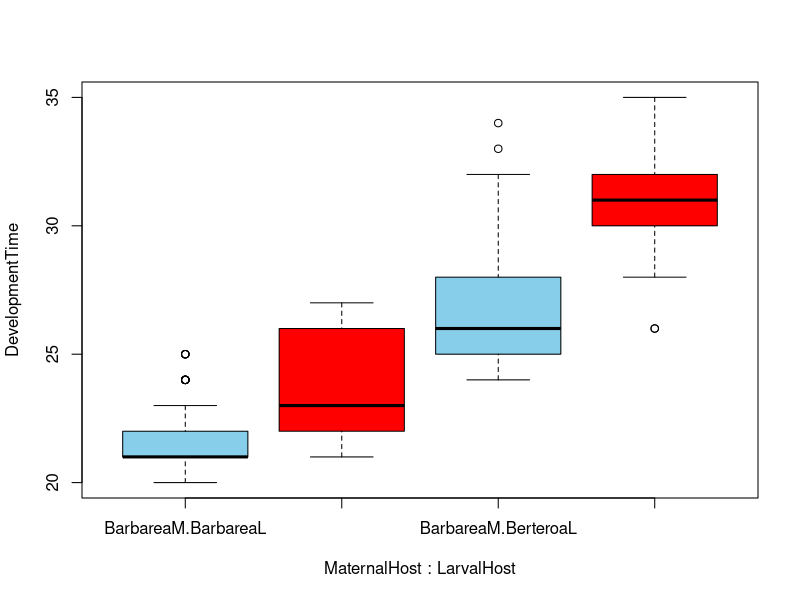
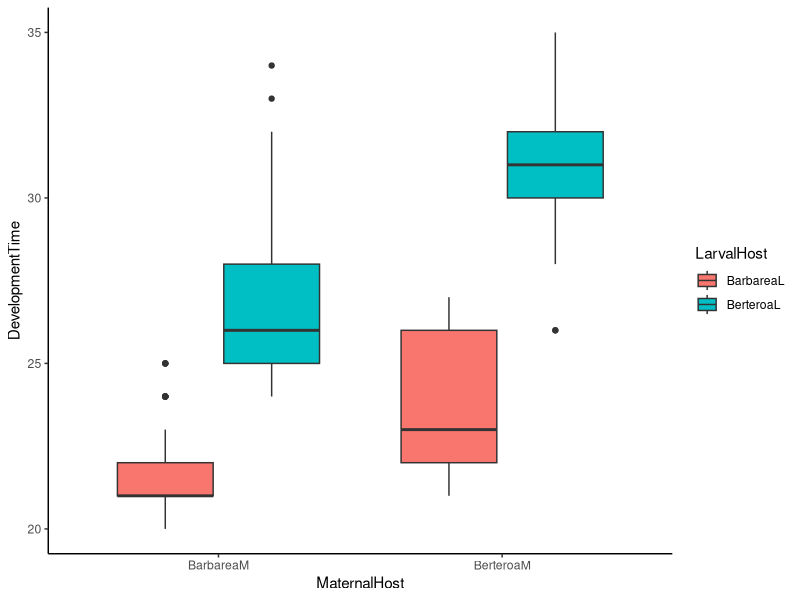

The R source for these figures, in order:
library(ggplot2)
# read the data####
df_butterflies <- read.csv("./data/butterflies.csv")
# names(df_butterflies)
# head(df_butterflies)

# renaming
df_butterflies$LarvalHost = paste0(df_butterflies$LarvalHost, "L")
df_butterflies$MaternalHost = paste0(df_butterflies$MaternalHost, "M")

# mean and sd values
mn_t <- tapply(df_butterflies$DevelopmentTime, list(df_butterflies$MaternalHost, df_butterflies$LarvalHost), mean)
sd_t <- tapply(df_butterflies$DevelopmentTime, list(df_butterflies$MaternalHost, df_butterflies$LarvalHost), sd)
mn_t
sd_t

# model ####
dev_model <- lm(DevelopmentTime ~ MaternalHost * LarvalHost, data = df_butterflies)
summary(dev_model)

dev_model2 <- lm(DevelopmentTime ~ LarvalHost * MaternalHost, data = df_butterflies)
summary(dev_model2)

anova(dev_model)
# Analysis of Variance Table

# Response: DevelopmentTime
#                          Df  Sum Sq Mean Sq F value    Pr(>F)    
# MaternalHost              1  623.61  623.61  177.90 < 2.2e-16 ***
# LarvalHost                1 2682.41 2682.41  765.21 < 2.2e-16 ***
# MaternalHost:LarvalHost   1   80.80   80.80   23.05 2.561e-06 ***
# Residuals               283  992.05    3.51                      


# plot ####
boxplot(DevelopmentTime ~ MaternalHost * LarvalHost, data = df_butterflies,
col = c("skyblue", "red"))

ggplot(
  data = df_butterflies,
  aes(x = MaternalHost, y = DevelopmentTime, fill = LarvalHost)
) + 
  geom_boxplot() + 
  points(mn_t, col = "skyblue") +
  theme_classic()



summary(dev_model)

getwd()
